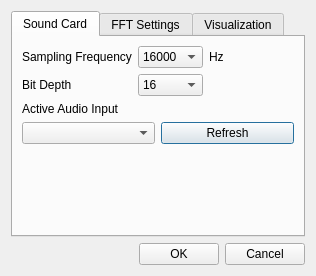
<?xml version="1.0" encoding="UTF-8"?>
<ui version="4.0">
 <class>DlgSettings</class>
 <widget class="QDialog" name="DlgSettings">
  <property name="geometry">
   <rect>
    <x>0</x>
    <y>0</y>
    <width>316</width>
    <height>276</height>
   </rect>
  </property>
  <property name="windowTitle">
   <string>Dialog</string>
  </property>
  <layout class="QVBoxLayout" name="verticalLayout_2">
   <item>
    <widget class="QTabWidget" name="tabWidget">
     <property name="currentIndex">
      <number>0</number>
     </property>
     <widget class="QWidget" name="tab">
      <property name="toolTip">
       <string>Sampling</string>
      </property>
      <attribute name="title">
       <string>Sound Card</string>
      </attribute>
      <layout class="QVBoxLayout" name="verticalLayout">
       <item>
        <layout class="QGridLayout" name="gridLayout">
         <item row="0" column="0">
          <widget class="QLabel" name="label">
           <property name="text">
            <string>Sampling Frequency</string>
           </property>
          </widget>
         </item>
         <item row="0" column="1">
          <widget class="QComboBox" name="cboSamplingFrequency">
           <item>
            <property name="text">
             <string>16000</string>
            </property>
           </item>
           <item>
            <property name="text">
             <string>44100</string>
            </property>
           </item>
           <item>
            <property name="text">
             <string>48000</string>
            </property>
           </item>
           <item>
            <property name="text">
             <string>96000</string>
            </property>
           </item>
          </widget>
         </item>
         <item row="0" column="2">
          <widget class="QLabel" name="label_4">
           <property name="text">
            <string>Hz</string>
           </property>
          </widget>
         </item>
         <item row="0" column="3">
          <spacer name="horizontalSpacer_2">
           <property name="orientation">
            <enum>Qt::Horizontal</enum>
           </property>
           <property name="sizeHint" stdset="0">
            <size>
             <width>66</width>
             <height>20</height>
            </size>
           </property>
          </spacer>
         </item>
         <item row="1" column="0">
          <widget class="QLabel" name="label_2">
           <property name="text">
            <string>Bit Depth</string>
           </property>
          </widget>
         </item>
         <item row="1" column="1">
          <widget class="QComboBox" name="cboBitDepth">
           <item>
            <property name="text">
             <string>16</string>
            </property>
           </item>
           <item>
            <property name="text">
             <string>24</string>
            </property>
           </item>
           <item>
            <property name="text">
             <string>32</string>
            </property>
           </item>
          </widget>
         </item>
        </layout>
       </item>
       <item>
        <layout class="QGridLayout" name="gridLayout_3">
         <item row="0" column="0">
          <widget class="QLabel" name="label_7">
           <property name="text">
            <string>Active Audio Input</string>
           </property>
          </widget>
         </item>
         <item row="1" column="0">
          <widget class="QComboBox" name="cboActiveAudioInput"/>
         </item>
         <item row="1" column="1">
          <widget class="QPushButton" name="btnRefresh">
           <property name="text">
            <string>Refresh</string>
           </property>
          </widget>
         </item>
        </layout>
       </item>
       <item>
        <spacer name="verticalSpacer">
         <property name="orientation">
          <enum>Qt::Vertical</enum>
         </property>
         <property name="sizeHint" stdset="0">
          <size>
           <width>20</width>
           <height>40</height>
          </size>
         </property>
        </spacer>
       </item>
      </layout>
     </widget>
     <widget class="QWidget" name="tab_2">
      <attribute name="title">
       <string>FFT Settings</string>
      </attribute>
      <layout class="QGridLayout" name="gridLayout_2">
       <item row="0" column="0">
        <widget class="QLabel" name="label_5">
         <property name="text">
          <string>FFT Sample Set</string>
         </property>
        </widget>
       </item>
       <item row="0" column="1" colspan="2">
        <widget class="QSpinBox" name="spinBox">
         <property name="minimum">
          <number>100</number>
         </property>
         <property name="maximum">
          <number>10000</number>
         </property>
        </widget>
       </item>
       <item row="0" column="3">
        <spacer name="horizontalSpacer_3">
         <property name="orientation">
          <enum>Qt::Horizontal</enum>
         </property>
         <property name="sizeHint" stdset="0">
          <size>
           <width>113</width>
           <height>20</height>
          </size>
         </property>
        </spacer>
       </item>
       <item row="1" column="0">
        <widget class="QLabel" name="label_6">
         <property name="text">
          <string>Update Rate</string>
         </property>
        </widget>
       </item>
       <item row="1" column="1">
        <widget class="QSpinBox" name="spinBox_2">
         <property name="minimum">
          <number>1</number>
         </property>
         <property name="maximum">
          <number>5</number>
         </property>
        </widget>
       </item>
       <item row="1" column="2">
        <widget class="QLabel" name="label_8">
         <property name="text">
          <string>per sec</string>
         </property>
        </widget>
       </item>
       <item row="2" column="0">
        <spacer name="verticalSpacer_2">
         <property name="orientation">
          <enum>Qt::Vertical</enum>
         </property>
         <property name="sizeHint" stdset="0">
          <size>
           <width>20</width>
           <height>125</height>
          </size>
         </property>
        </spacer>
       </item>
      </layout>
     </widget>
     <widget class="QWidget" name="tab_3">
      <attribute name="title">
       <string>Visualization</string>
      </attribute>
      <layout class="QGridLayout" name="gridLayout_4">
       <item row="0" column="0">
        <widget class="QLabel" name="label_3">
         <property name="text">
          <string>History Row Height</string>
         </property>
        </widget>
       </item>
       <item row="0" column="1">
        <widget class="QSpinBox" name="spinBox_3">
         <property name="minimumSize">
          <size>
           <width>50</width>
           <height>0</height>
          </size>
         </property>
         <property name="minimum">
          <number>1</number>
         </property>
         <property name="maximum">
          <number>5</number>
         </property>
        </widget>
       </item>
       <item row="0" column="2">
        <spacer name="horizontalSpacer_4">
         <property name="orientation">
          <enum>Qt::Horizontal</enum>
         </property>
         <property name="sizeHint" stdset="0">
          <size>
           <width>115</width>
           <height>20</height>
          </size>
         </property>
        </spacer>
       </item>
       <item row="1" column="0">
        <widget class="QLabel" name="label_9">
         <property name="text">
          <string>Newest Row Height</string>
         </property>
        </widget>
       </item>
       <item row="1" column="1">
        <widget class="QSpinBox" name="spinBox_4">
         <property name="minimum">
          <number>1</number>
         </property>
         <property name="maximum">
          <number>20</number>
         </property>
        </widget>
       </item>
       <item row="2" column="0">
        <spacer name="verticalSpacer_3">
         <property name="orientation">
          <enum>Qt::Vertical</enum>
         </property>
         <property name="sizeHint" stdset="0">
          <size>
           <width>20</width>
           <height>125</height>
          </size>
         </property>
        </spacer>
       </item>
      </layout>
     </widget>
    </widget>
   </item>
   <item>
    <layout class="QHBoxLayout" name="horizontalLayout_2">
     <item>
      <spacer name="horizontalSpacer">
       <property name="orientation">
        <enum>Qt::Horizontal</enum>
       </property>
       <property name="sizeHint" stdset="0">
        <size>
         <width>40</width>
         <height>20</height>
        </size>
       </property>
      </spacer>
     </item>
     <item>
      <widget class="QPushButton" name="btnOK">
       <property name="text">
        <string>OK</string>
       </property>
      </widget>
     </item>
     <item>
      <widget class="QPushButton" name="btnCancel">
       <property name="text">
        <string>Cancel</string>
       </property>
      </widget>
     </item>
    </layout>
   </item>
  </layout>
 </widget>
 <resources/>
 <connections/>
</ui>
